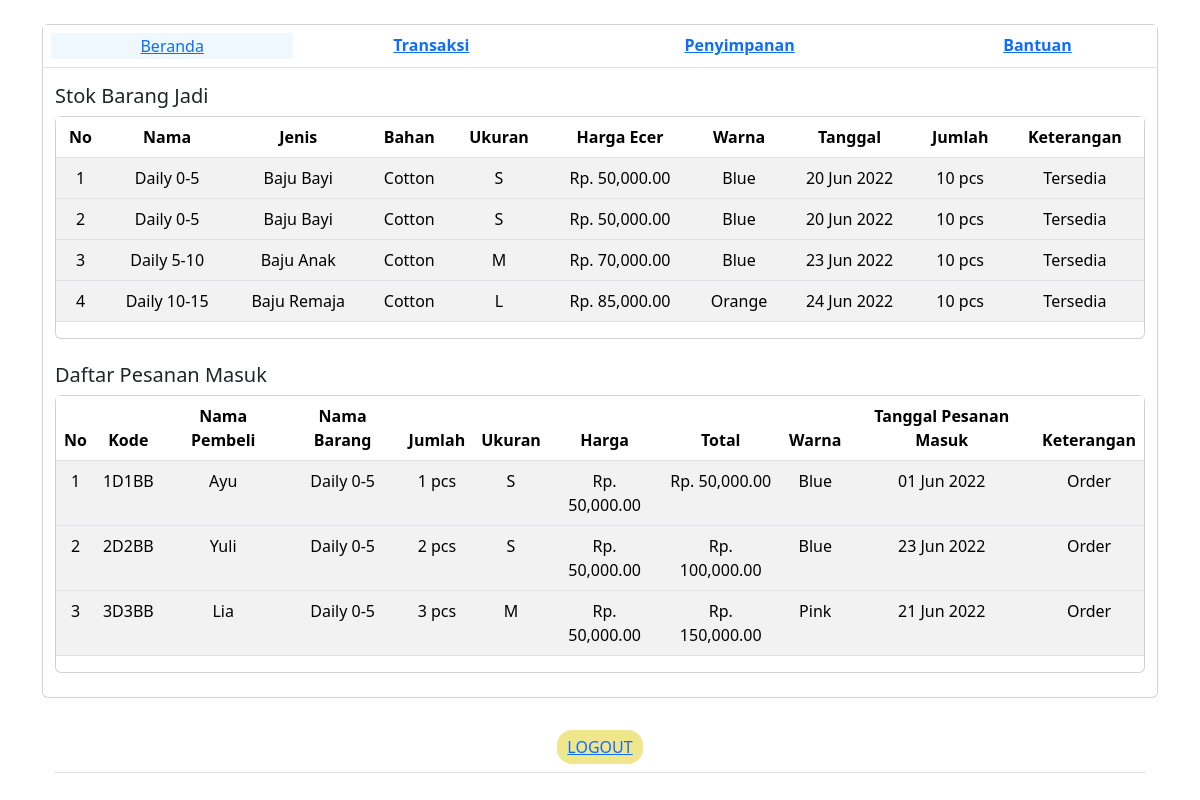
The app's page /admin/index.php with its own data.
### tables this page shows
CREATE TABLE `barang` (
  `id` int(11) NOT NULL,
  `nama` varchar(50) NOT NULL,
  `jenis` varchar(50) NOT NULL,
  `bahan` varchar(50) NOT NULL,
  `ukuran` char(5) NOT NULL,
  `harga` varchar(50) NOT NULL,
  `warna` varchar(50) NOT NULL,
  `tgl` date NOT NULL,
  `jml` char(20) NOT NULL,
  `ket` varchar(50) NOT NULL
);

CREATE TABLE `transaksi` (
  `id` int(11) NOT NULL,
  `kode` varchar(25) NOT NULL,
  `nm_pembeli` varchar(50) NOT NULL,
  `nm_brng` varchar(50) NOT NULL,
  `jml` char(5) NOT NULL,
  `ukuran` char(3) NOT NULL,
  `harga` varchar(50) NOT NULL,
  `total` varchar(20) NOT NULL,
  `warna` varchar(50) NOT NULL,
  `tgl` date NOT NULL,
  `ket` varchar(50) NOT NULL
);

### admin/index.php (the view, shortened to what this page needs)
<?php
include '../koneksi.php';
?>
<!doctype html>
<html lang="en">
<head>
    <link rel="stylesheet" type="text/css" href="../bootstrap-5.1.3-dist/css/bootstrap.min.css">
    <link rel="stylesheet" type="text/css" href="../fontawesome-free-5.15.0-web/css/all.min.css">
</head>
<body>
  <br>
<div class="container">
        <div class="card">
      <table class="table table-border">
      <tr align="center">
      <th>
        <button style="background-color: #F0F8FF; border: none; width: 100%;"> <a class="table" href="index.php">Beranda</a></button>
      </th>
      <th>
        <a class="table" href="transaksi.php">Transaksi</a>
      </th>
      <th>
        <a class="table" href="simpan.php">Penyimpanan</a>
      </th>
      <th>
        <a class="table" href="bantu.php">Bantuan</a>
      </th>
      </tr>
      </table>
    <div class="container">
        <h5>Stok Barang Jadi</h5>
        <div class="card">
            <table class="table table-striped">
                <thead>
                    <tr align="center">
                    <th>No</th>
                <th>Nama</th>
                <th>Jenis</th>
                <th>Bahan</th>
                <th>Ukuran</th>
                <th>Harga Ecer</th>
                <th>Warna</th>
                <th>Tanggal</th>
                <th>Jumlah</th>
                <th>Keterangan</th>
                    </tr>
                </thead>
                <tbody>
                       <?php
                         $halaman = 10;
                         $page =isset($_GET["halaman"]) ? (int)$_GET["halaman"] : 1;
                         $mulai  =($page>1) ? ($page * $halaman) - $halaman : 0;
                         $query = mysqli_query($conn,"SELECT * FROM barang WHERE ket='Tersedia' LIMIT $mulai, $halaman");
                         $no =$mulai+1;
                         while ($data = mysqli_fetch_assoc($query))
                         {
                      ?>
                    <tr align="center">
                    <td><?=$no ++ ?></td>
                    <td><?=$data['nama'] ?></td>
                    <td><?=$data['jenis'] ?></td>
                    <td><?=$data['bahan'] ?></td>
                    <td><?=$data['ukuran'] ?></td>
                    <td>Rp. <?=number_format($data['harga'])?>.00</td>
                    <td><?=$data['warna'] ?></td>
                    <td><?php echo date('d M Y', strtotime($data['tgl'])) ?></td>
                    <td><?=$data['jml'] ?> pcs</td>
                    <td><?=$data['ket'] ?></td>
                    </tr>
                </tbody>
            <?php } ?>
            </table>
            </div>
        </div>
        <br>
        <div class="container">
        <h5>Daftar Pesanan Masuk</h5>
        <div class="card">
            <table class="table table-striped">
            <thead>
              <tr align="center">
                <th>No</th>
                <th>Kode</th>
                <th>Nama Pembeli</th>
                <th>Nama Barang</th>
                <th>Jumlah</th>
                <th>Ukuran</th>
                <th>Harga</th>
                <th>Total</th>
                <th>Warna</th>
                <th>Tanggal Pesanan Masuk</th>
                <th>Keterangan</th>
              </tr>
            </thead>
            <tbody>
                       <?php
                         $halaman = 10;
                         $page =isset($_GET["halaman"]) ? (int)$_GET["halaman"] : 1;
                         $mulai  =($page>1) ? ($page * $halaman) - $halaman : 0;
                         $query = mysqli_query($conn,"SELECT * FROM transaksi WHERE ket='Order' LIMIT $mulai, $halaman");
                         $no =$mulai+1;
                         while ($data = mysqli_fetch_assoc($query))
                         {
                          $total= $data['harga'] * $data['jml'];
                      ?>
              <tr align="center">
                <td><?=$no ++ ?></td>
                <td><?=$data['kode'] ?></td>
                <td><?=$data['nm_pembeli'] ?></td>
                <td><?=$data['nm_brng'] ?></td>
                <td><?=$data['jml'] ?> pcs</td>
                <td><?=$data['ukuran'] ?></td>
                <td>Rp. <?=number_format($data['harga'])?>.00</td>
                <td>Rp. <?=number_format($total)?>.00</td>
                <td><?=$data['warna'] ?></td>
                <td><?php echo date('d M Y', strtotime($data['tgl'])) ?></td>
                <td><?=$data['ket'] ?></td>
              </tr>
            </tbody>
          <?php } ?>
          </table>
            </div>
        </div>
          <br>
    </div>
    <br>
    <div class="container">
    <table class="table table-border">
      <tr>
      <th>
        <center><button style="background-color: khaki; border: none; border-radius: 15px; padding: 5px 10px;">
        <a href="logout.php" class="table">LOGOUT</a></button></center></th></tr></table></div></body>
</html>

### records on screen
barang: nama "Daily 0-5", jenis "Baju Bayi", bahan "Cotton", ukuran "S", harga "50,000", warna "Blue", tgl "20 Jun 2022", jml "10", ket "Tersedia"
barang: nama "Daily 0-5", jenis "Baju Bayi", bahan "Cotton", ukuran "S", harga "50,000", warna "Blue", tgl "20 Jun 2022", jml "10", ket "Tersedia"
barang: nama "Daily 5-10", jenis "Baju Anak", bahan "Cotton", ukuran "M", harga "70,000", warna "Blue", tgl "23 Jun 2022", jml "10", ket "Tersedia"
barang: nama "Daily 10-15", jenis "Baju Remaja", bahan "Cotton", ukuran "L", harga "85,000", warna "Orange", tgl "24 Jun 2022", jml "10", ket "Tersedia"
transaksi: kode "1D1BB", nm_pembeli "Ayu", nm_brng "Daily 0-5", jml "1", ukuran "S", harga "50,000", total "50,000", warna "Blue", tgl "01 Jun 2022", ket "Order"
transaksi: kode "2D2BB", nm_pembeli "Yuli", nm_brng "Daily 0-5", jml "2", ukuran "S", harga "50,000", total "100,000", warna "Blue", tgl "23 Jun 2022", ket "Order"
transaksi: kode "3D3BB", nm_pembeli "Lia", nm_brng "Daily 0-5", jml "3", ukuran "M", harga "50,000", total "150,000", warna "Pink", tgl "21 Jun 2022", ket "Order"
